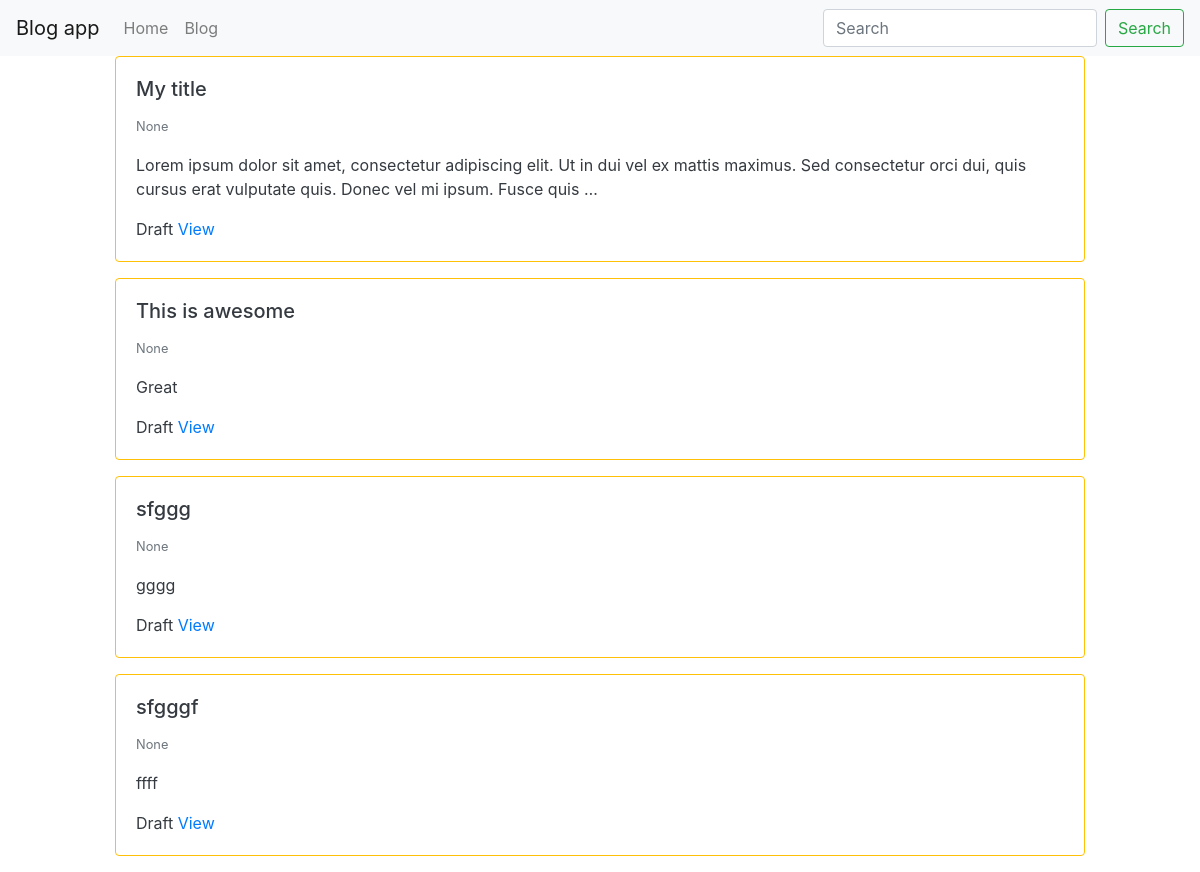
Page /blog/ (signed in) on the earlier database version.
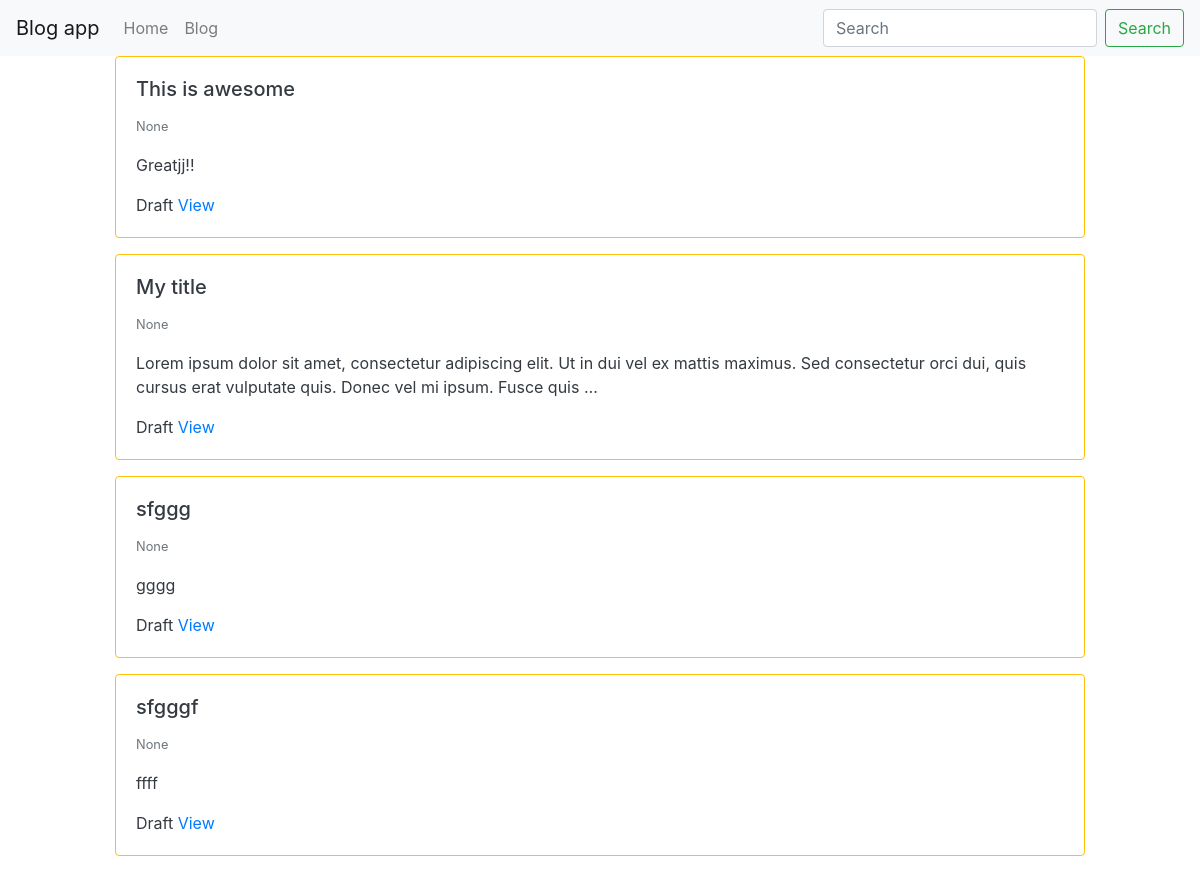
Same page on the later database version.
### blog/models.py (models this page shows, shortened)
class BlogPost(models.Model):
    user = models.ForeignKey(User, default=1, null=True,
                             on_delete=models.SET_NULL)
    image = models.FileField(upload_to='image/', blank=True, null=True)
    title = models.CharField(max_length=120)
    slug = models.SlugField(unique=True)
    content = models.TextField(null=True, blank=True)
    publish_date = models.DateTimeField(auto_now=False, auto_now_add=False,
                                        null=True, blank=True)
    timestamp = models.DateTimeField(auto_now_add=True)
    updated = models.DateTimeField(auto_now=True)
    objects = BlogPostManager()
    class Meta:
        ordering = ['-publish_date', '-updated', '-timestamp']
    def get_absolute_url(self):
        return f"/blog/{self.slug}"

### blog/views.py (the view)
# urls.py: path('', blog_post_list_view),
def blog_post_list_view(request):
    qs = BlogPost.objects.all().published()
    if request.user.is_authenticated:
        my_qs = BlogPost.objects.filter(user=request.user)
        qs = (qs | my_qs).distinct()
    template_name = 'blog/list.html'
    context = {'object_list': qs}
    return render(request, template_name, context)

### blog/models.py (called while the page is built)
    def published(self):
        now = timezone.now()
        return self.filter(publish_date__lte=now)

    def get_queryset(self):
        return BlogPostQuerySet(self.model, using=self._db)

### blog/templates/blog/list.html
{% extends "base.html" %}
{% block content %}
    <div class="row">
    {% for object in object_list %}
        {% include 'blog/list-inline.html' with blog_post=object truncate=True%}
    {% endfor %}
    </div>
{% endblock %}

### blog/templates/blog/list-inline.html
<div class="col-12 col-md-10 mb-3  mx-auto">
    <div class="card {% if not blog_post.publish_date %} border-warning text-dark {% endif %}">
        <div class="card-body">
            <h5 class="card-title">{{ blog_post.title }}</h5>
            <p class="card-text">
            <small class="text-muted">{{ blog_post.publish_date }}</small>
                {% if truncate %}
                    {{ blog_post.content | linebreaks | truncatewords:30 }}
                {% else %}
                    {{ blog_post.content | linebreaks }}
                {% endif %}
            </p>
            {% if not detail %}
                {% if not blog_post.publish_date %} Draft {% endif %}
                <a href="{{ blog_post.get_absolute_url }}">View</a>
            {% endif %}
        </div>
    </div>
</div>

Differences in the rows shown:
changed BlogPost "This is awesome": content "Great" → "Greatjj!!"; moves up the list
